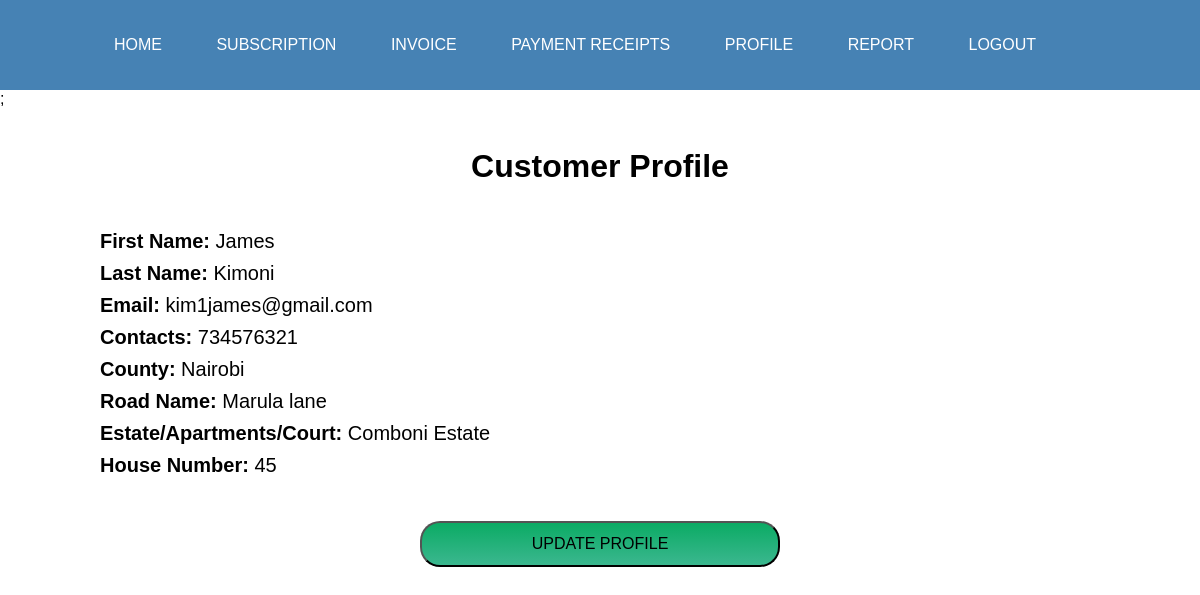
The page /cust.profile.php (signed in) on the database its author committed.
### tables this page shows
CREATE TABLE `customerdetails` (
  `id` int(11) NOT NULL,
  `first_name` varchar(100) NOT NULL,
  `last_name` varchar(100) NOT NULL,
  `email` varchar(255) NOT NULL,
  `mobile_number` int(11) NOT NULL,
  `customerpassword` varchar(100) NOT NULL,
  `county` varchar(100) NOT NULL,
  `town` varchar(100) NOT NULL,
  `roadname` varchar(255) NOT NULL,
  `apartments` varchar(255) NOT NULL,
  `house_number` int(11) NOT NULL
);

### cust.profile.php (the view, shortened to what this page needs)
<?php
include "include/connection.inc.php";
$email=$_SESSION['user'];
$sql="SELECT * FROM customerdetails WHERE email ='$email'";
$qry = mysqli_query($conn, $sql);
?>
<html>
    <head>
    <link rel="stylesheet"  href="cust.profile.css">
    <link rel="stylesheet"  href="dashboard.cust.css">
</head>
<body>
	<?php include 'menu.customer.php';?>;
    <div class="profile">
    <h1>Customer Profile</h1>
</div>
<?php
      while ($row = mysqli_fetch_assoc($qry)) {
       ?>
    <div class="dis1">
       <ul>
            <li>  <b> First Name:  </b> <?php echo $row['first_name'];?></li>
            <li>  <b> Last Name:  </b> <?php echo $row['last_name'];?></li>
            <li>  <b> Email:  </b> <?php echo $row['email'];?></li>
            <li>  <b> Contacts:  </b> <?php echo $row['mobile_number'];?></li>
            <li>  <b> County:  </b> <?php echo $row['county'];?></li>
            <li>  <b> Road Name:  </b> <?php echo $row['roadname'];?></li>
            <li>  <b> Estate/Apartments/Court: </b> <?php echo $row['apartments'];?></li>
            <li>  <b> House Number:  </b> <?php echo $row['house_number'];?></li>
        </ul>
        <?php } ?>
      </div>
      <center>
      <a href="customer.update.profile.php"><button name="update_cust_details"> UPDATE PROFILE </button> </a>
      </center>
</body>
</html

### cust.profile.css (style rules this page uses)
* { margin: 0; padding: 0; font-family: Arial, New Times Roman; }
.profile h1 { text-align: center; padding-top: 40px; padding-bottom: 40px; }
.dis1 { margin-left: 100px; line-height: 1.6; font-size: 20px; }
.dis1 ul li { list-style: none; }

### dashboard.cust.css (style rules this page uses)
* { margin: 0; padding: 0; font-family: Arial, New Times Roman; }

### cust.profile.php (style rules this page uses)
button { margin-top: 40px; margin-bottom: 20px; width: 30%; font-size: 16px; padding: 12px 10px; background: linear-gradient(#0bab64,#3bb78f); border-radius: 20px; }

### rows shown on the page
customerdetails: first_name "James", last_name "Kimoni", email "kim1james@gmail.com", mobile_number "734576321", county "Nairobi", roadname "Marula lane", apartments "Comboni Estate", house_number "45"
